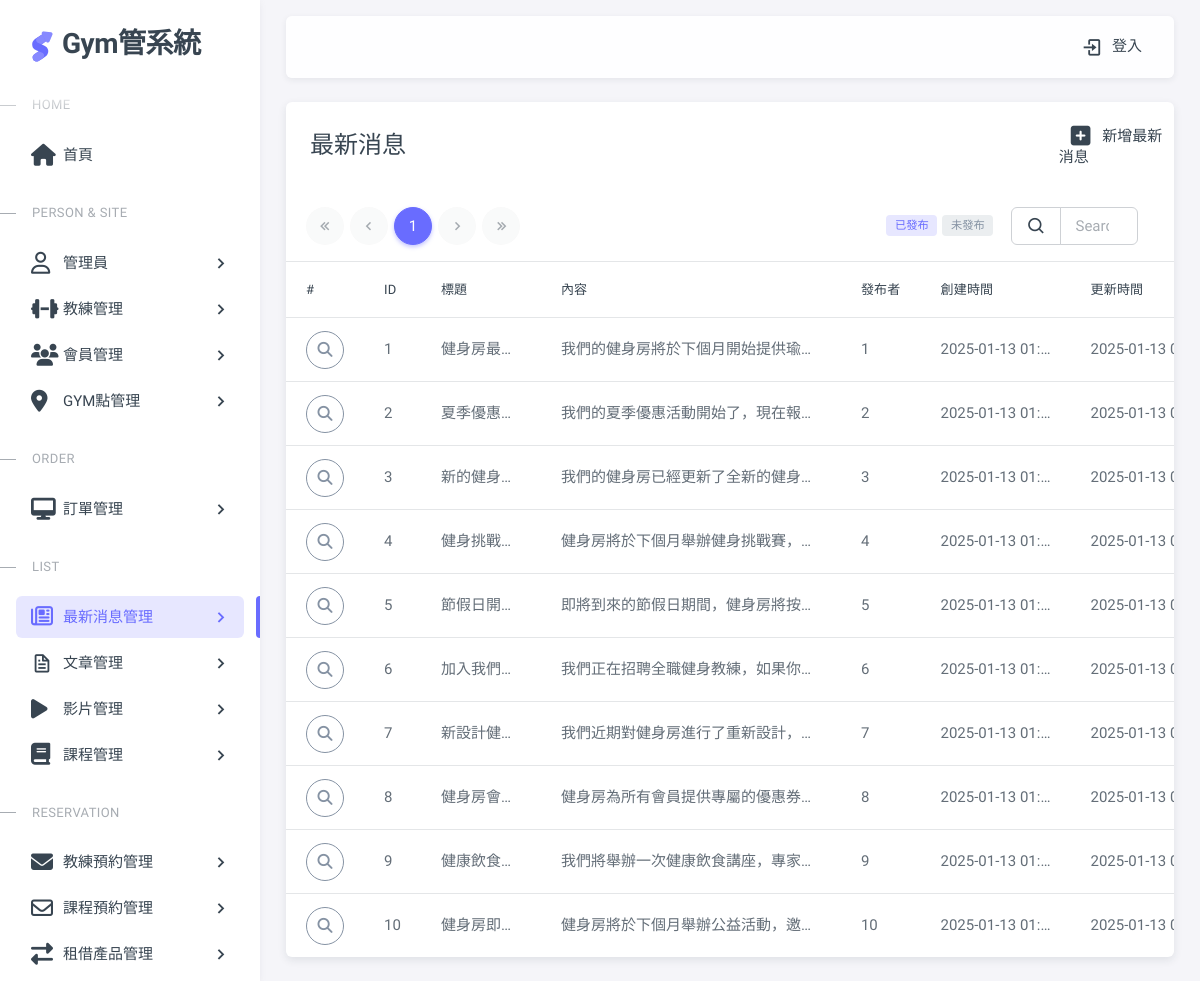
The app's page /pages/gymNews.php, older data.
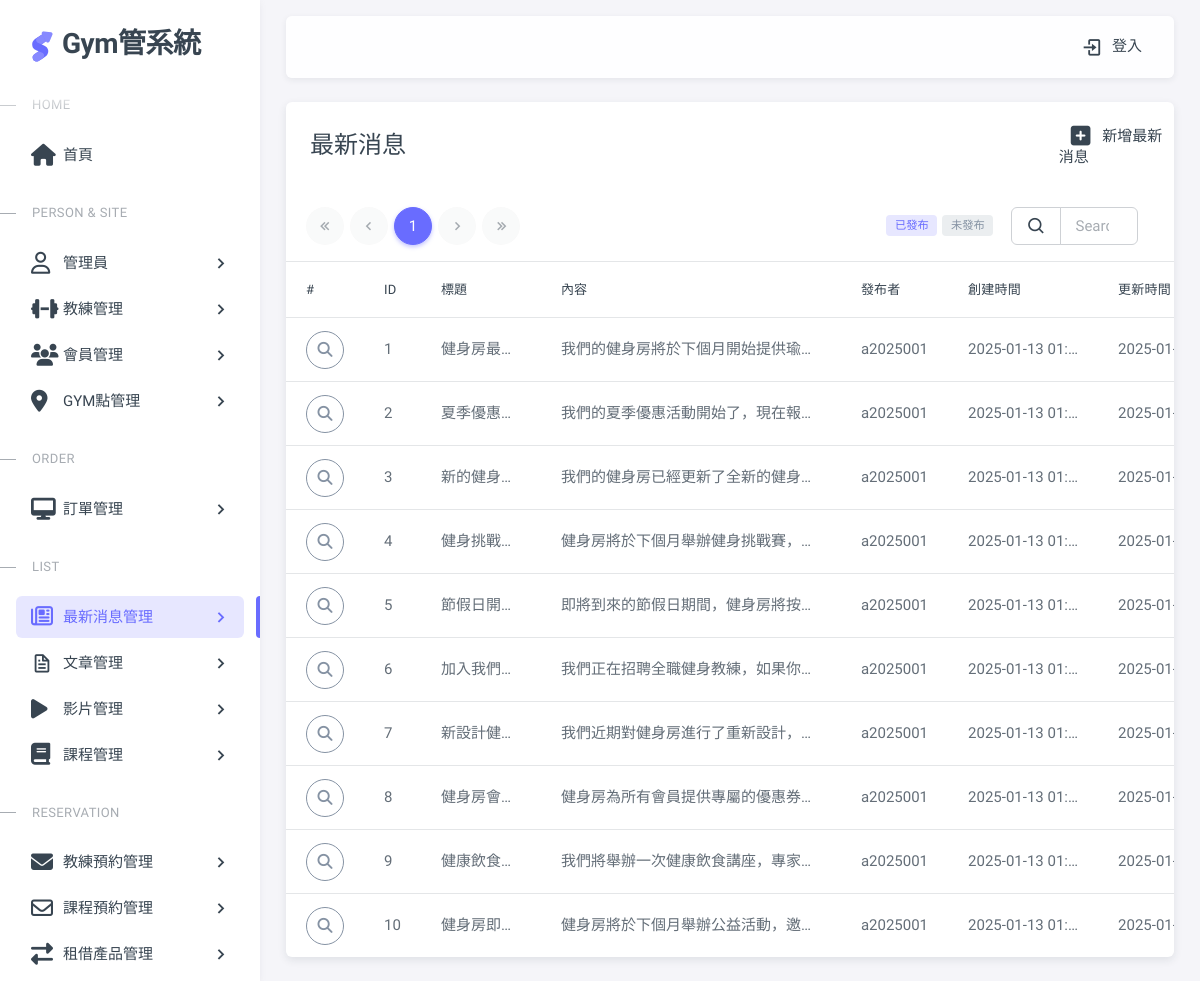
The same page, newer data.
### tables this page shows
CREATE TABLE gym_news (
    news_id INT AUTO_INCREMENT PRIMARY KEY,  
    title VARCHAR(255) NOT NULL,                
    content TEXT NOT NULL,                      
    author_id VARCHAR(50) NOT NULL,                      
    uploadStatus INT DEFAULT 0,                  
    created_at TIMESTAMP DEFAULT CURRENT_TIMESTAMP,
    updated_at TIMESTAMP DEFAULT CURRENT_TIMESTAMP 
);

### pages/gymNews.php (the view, shortened to what this page needs)
<?php require __DIR__ . '/includes/init.php';?>
<?php
$perPage = 15;
$page = isset($_GET['page']) ? intval($_GET['page']) : 1;
$where =" WHERE 1 ";
$t_sql = "SELECT count(*) FROM gym_news $where";
$totalRows = $pdo->query($t_sql)->fetch(PDO::FETCH_NUM)[0];
if($totalRows>0){
  $sql = sprintf("SELECT * FROM `gym_news` %s
  LIMIT %s, %s", $where,
  ($page -1) * $perPage,
  $perPage);
  $rows = $pdo->query($sql)->fetchAll();
}
$totalPages = ceil($totalRows/$perPage);
?>
<?php include __DIR__ . '/includes/html-header.php'; ?>
<?php include __DIR__ . '/includes/html-sidebar.php'; ?>
<?php include __DIR__ . '/includes/html-layout-navbar.php'; ?>
<?php include __DIR__ . '/includes/html-content wrapper-start.php'; ?>
<div class="card">
  <div class="row">
    <div class="col-10">
      <h4 class="card-header">最新消息</h4>
    </div>
    <div class="col-2 card-header d-flex align-items-center justify-content-center">
      <a href="gymNews-add.php" class="nav-link">
        <span class="d-none d-sm-block">
        <i class="fa-solid fa-square-plus fa-xl mx-3"></i>新增最新消息</span>
      </a>
    </div>
  </div>
  <div class="row">
      <div class="col-lg-8 mx-5 ">
        <div class="demo-inline-spacing">
          <nav aria-label="Page navigation ">
            <ul class="pagination">
              <li class="page-item first" <?=$page==1?'disabled':''?> >
                <a class="page-link" href="?page=1"><i class="tf-icon bx bx-chevrons-left bx-sm"></i></a>
              </li>
              <li class="page-item prev <?=$page==1?'disabled':''?>">
                <a class="page-link" href="?page=<?=$page-1?>">
                  <i class="tf-icon bx bx-chevron-left bx-sm"></i>
                </a>
              </li>
              <?php for($i = 1; $i <= $totalPages; $i++):
                  $qs = array_filter($_GET);
                  $qs['page']= $i ?>
                <li class="page-item <?=$page == $i?'active':''?> ">
                  <a class="page-link" href="?<?=http_build_query($qs)?>"><?=$i?></a>
                </li>
              <?php endfor;?>
              <li class="page-item next <?=$page==$totalPages?'disabled':''?>" >
                <a class="page-link" href="?page=<?=$page+1?>"><i class="tf-icon bx bx-chevron-right bx-sm"></i></a>
              </li>
              <li class="page-item last" <?=$page==$totalPages?'disabled':''?>>
                <a class="page-link" href="?page=<?=$totalPages?>"><i class="tf-icon bx bx-chevrons-right bx-sm"></i></a>
              </li>
            </ul>
          </nav>
        </div>
      </div>
      <div class="col-lg-1 d-flex align-items-center justify-content-end p-0">
        <div class="btn-group " role="group" aria-label="Basic example">
            <button type="button" class="btn btn-sm btn-outline-white p-0" id="filter-published">
              <span class="badge bg-label-primary  me-1 " data-status= 1>已發布</span>
            </button>
            <button type="button" class="btn btn-sm btn-outline-white p-0" id="filter-unpublished">
              <span class="badge bg-label-secondary me-1" data-status= 0 >未發布</span>
            </button>
        </div>
      </div>
      <div class="col-lg-2 me-5  d-flex align-items-center justify-content-end">
        <form class="d-flex  ">
            <div class="input-group">
                  <button class="input-group-text">
                    <i class="tf-icons bx bx-search"></i>
                  </button>
              <input type="search" class="form-control" placeholder="Search..." name="keyword" value="<?=empty($_GET['keyword'])?'':htmlentities($_GET['keyword'])?>">
            </div>
        </form>
      </div>
    </div>
  <?php if($totalRows>0):?>
  <div class="table-responsive text-nowrap">
    <table class="table table-hover">
      <thead>
        <tr>
          <th>#</th>
          <th>ID</th>
          <th>標題</th>
          <th>內容</th>
          <th>發布者</th>
          <th>創建時間</th>
          <th>更新時間</th>
        </tr>
      </thead>
      <tbody class="table-border-bottom-0">
        <?php foreach($rows as $v):?>
        <tr>
          <td><button type="button" class="btn rounded-pill btn-icon btn-outline-secondary" data-bs-toggle="modal"  data-bs-target="#exLargeModal"  data-news-id="<?=$v['news_id']?>" id="viewBtn">
            <i class="fa-solid fa-magnifying-glass"></i>
          </button></td>
          <td title="<?=$v['news_id']?>"><?=$v['news_id']?></td>
          <td style="max-width: 120px" title="<?=$v['title']?>"><?=$v['title']?></td>
          <td style="max-width: 300px" title="<?=htmlentities($v['content'])?>">
            <?=htmlentities($v['content'])?></td>
          <td title="<?=$v['author_id']?>"><?=$v['author_id']?></td>
          <td style="max-width: 150px" title="<?=$v['created_at']?>"><?=$v['created_at']?></td>
          <td style="max-width: 150px" title="<?=$v['updated_at']?>"><?=$v['updated_at']?></td>
        </tr>
        <?php endforeach;?>
      </tbody>
    </table>
  </div>
  <?php endif?>
</div>
        </div>
<?php include __DIR__ . '/includes/html-content wrapper-end.php'; ?>
<?php include __DIR__ . '/includes/html-footer.php'; ?>

Row changes from the older to the newer data that the page shows:
changed gym_news "健身房最…": author "1" → "a2025001"
changed gym_news "夏季優惠…": author "2" → "a2025001"
changed gym_news "新的健身…": author "3" → "a2025001"
changed gym_news "健身挑戰…": author "4" → "a2025001"
changed gym_news "節假日開…": author "5" → "a2025001"
changed gym_news "加入我們…": author "6" → "a2025001"
changed gym_news "新設計健…": author "7" → "a2025001"
changed gym_news "健身房會…": author "8" → "a2025001"
changed gym_news "健康飲食…": author "9" → "a2025001"
changed gym_news "健身房即…": author "10" → "a2025001"
